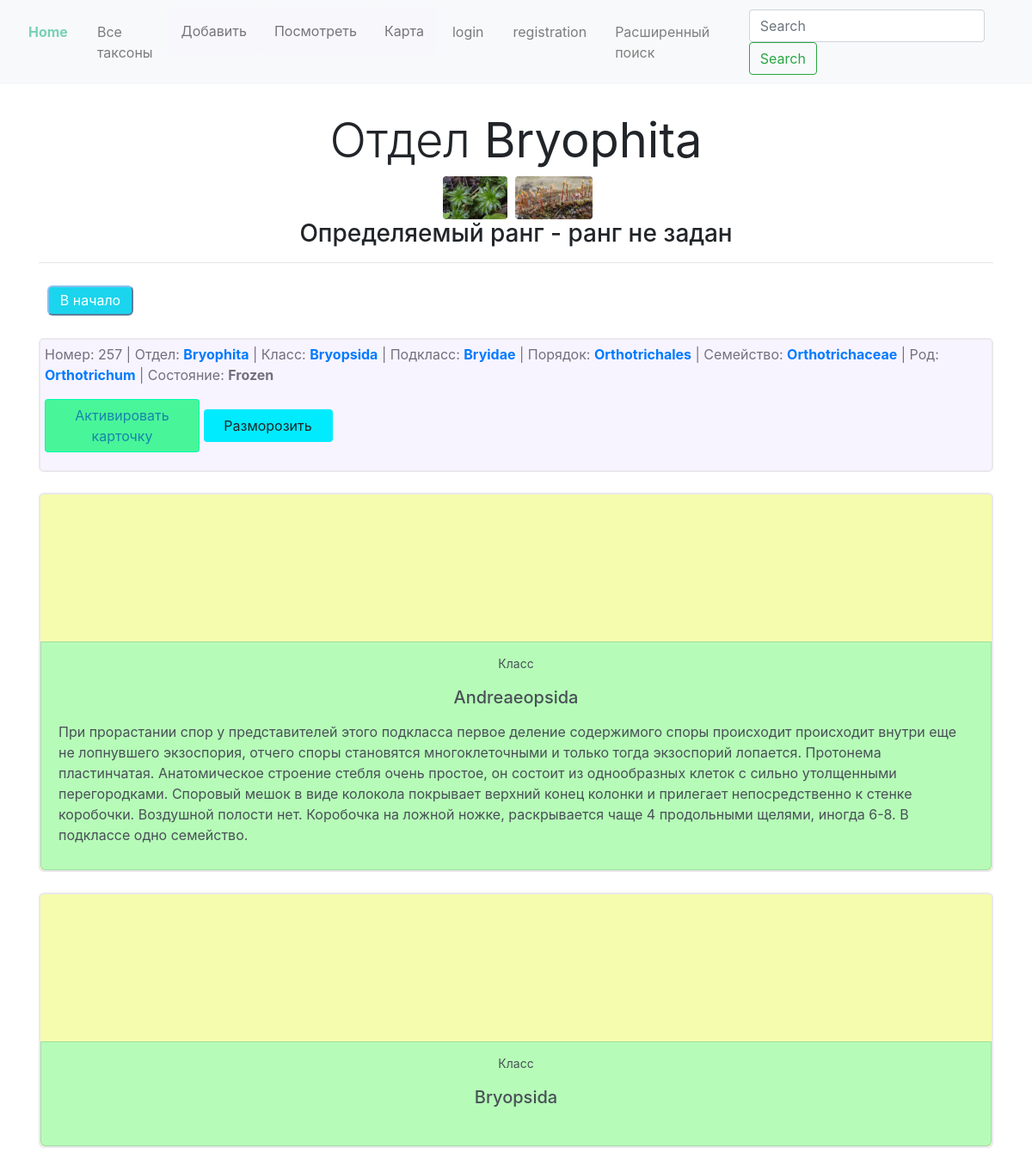
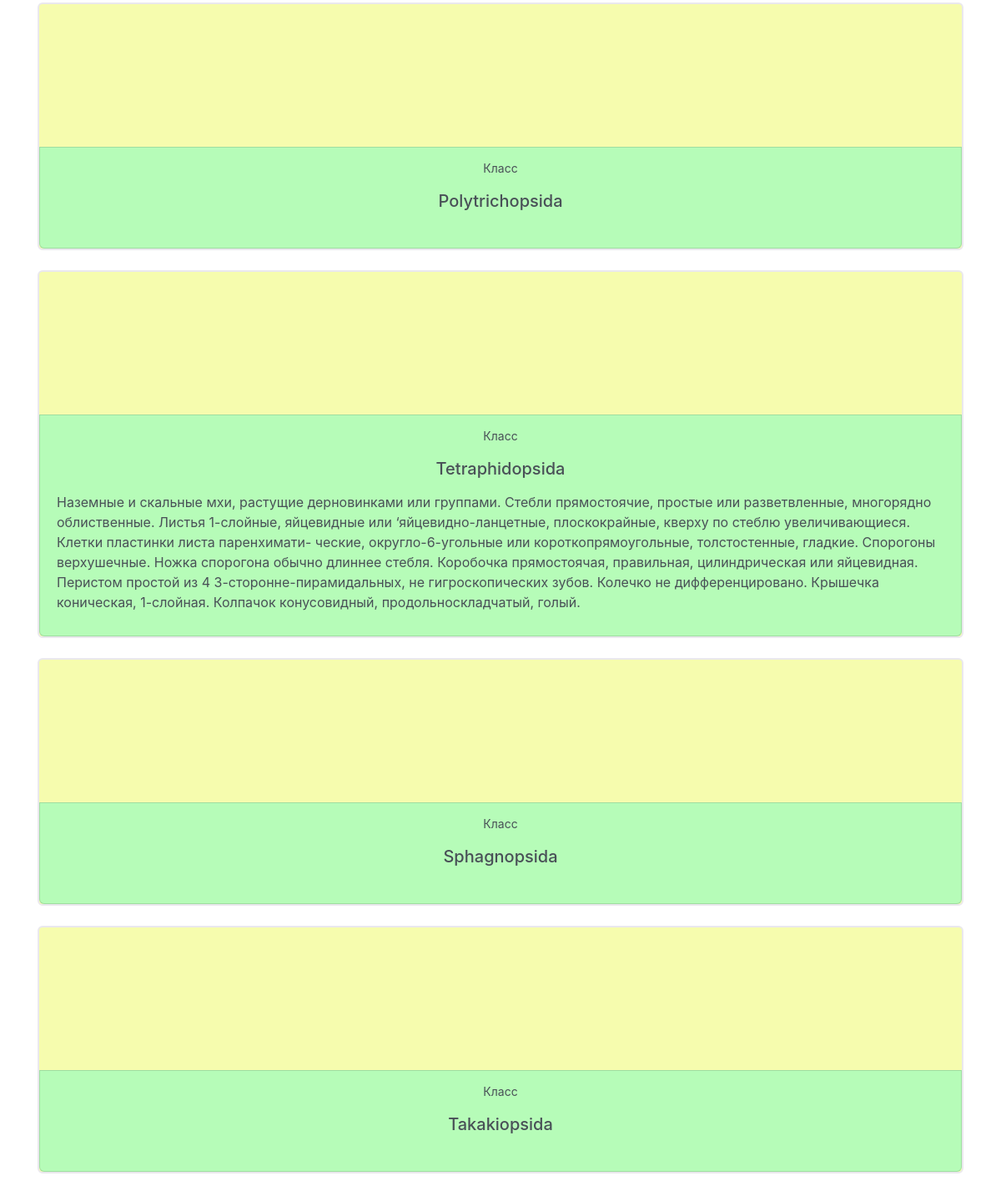
/definer/taxons_observation/Bryophita/257/, run on the app's committed database (2 pictures, top to bottom).
### moss/models.py (models this page shows, shortened)
class Division(models.Model):
	parent_taxon = models.CharField(max_length=50, default='Plantae')
	name = models.CharField(max_length=60)
	description = models.TextField(blank=True)
	definer_description = models.TextField(blank=True)
	date = models.DateTimeField(auto_now_add=True)
	img = models.ImageField(blank=True, null=True)
	creator = models.ForeignKey(User, on_delete=models.SET_NULL, blank=True, null=True)
	tax = models.ForeignKey(Taxa, on_delete=models.SET_NULL, blank=True, null=True)
	class Meta:
		verbose_name_plural = 'Divisions'

class DivisionImages(models.Model):
	taxon = models.ForeignKey(Division, on_delete=models.CASCADE, blank=True, null=True)
	image = models.ImageField(upload_to='division', null=True)

class Class(models.Model):
	parent_taxon = models.ForeignKey(Division, on_delete=models.CASCADE, blank=True, null=True)
	name = models.CharField(max_length=60)
	description = models.TextField(blank=True)
	definer_description = models.TextField(blank=True)
	date = models.DateTimeField(auto_now_add=True)
	img = models.ImageField(blank=True, null=True)
	creator = models.ForeignKey(User, on_delete=models.SET_NULL, blank=True, null=True)
	tax = models.ForeignKey(Taxa, on_delete=models.SET_NULL, blank=True, null=True)
	class Meta:
		verbose_name_plural = 'Classes'

### definer/models.py (models this page shows)
class Taxa(models.Model):
	name = models.CharField(max_length=150) #на русском
	identifier = models.CharField(max_length=150, null=True) #на английском
	def __str__(self):
		return self.name

class TaxonSearch(models.Model):
	division =  models.CharField(max_length=150, blank=True)
	moss_class = models.CharField(max_length=150, blank=True)
	subclass = models.CharField(max_length=150, blank=True)
	order = models.CharField(max_length=150, blank=True)
	family = models.CharField(max_length=150, blank=True)
	genus = models.CharField(max_length=150, blank=True)
	species = models.CharField(max_length=150, blank=True)
	activation_vars = (
		('Act', 'Act'),
		('Deact', 'Deact'),
		('Frozen', 'Frozen')
		)
	activation = models.CharField(max_length=30, choices=activation_vars, default='Act', blank=True)

### definer/views.py (the view)
# urls.py: path('taxons_observation/<str:taxon_name>/<int:card_id>/', views.taxons_observation, name='taxons_observation'),
def taxons_observation(request, taxon_name, card_id):
	obj = TaxonFinder(name=taxon_name)
	taxon = obj.taxon_object()  #нахождение объекта среди всех используемых для создания мхов моделей
	taxon_bounds = obj.taxon_bounds() #связи объекта с имеющими его в качестве ForeignKey объектами
	images = obj.taxon_images() #связанные с ним изображения
	model = obj.taxon_model().__name__ #название модели объекта, для использования его при выборе
	try:
		tax_name = str(taxon_bounds.tax).lower()
		if taxon_bounds.tax == None:
			tax_name = 'ранг не задан'
	except:
		tax_name = 'ранг не задан'
	card = TaxonSearch.objects.get(id=card_id)
	if card.activation == 'Act':
		act_button = 'Убрать карточку'
		button_name = 'Заморозить'
	elif card.activation == 'Deact':
		act_button = 'Активировать карточку'
		button_name = 'Заморозить'
	elif card.activation == 'Frozen':
		act_button = 'Активировать карточку'
		button_name = 'Разморозить'
	context = {'taxon': taxon, 'taxon_bounds': taxon_bounds, 'images': images,
	'card': card, 'model': model, 'tax_name': tax_name, 'button_name': button_name, 'act_button': act_button}
	return render(request, 'definer_unitaxon.html', context)

### moss/functions.py (called while the page is built)
	def taxon_object(self):
		for tax in self.taxons_list:
			try:
				taxon = tax.objects.get(name=self.name)
				return taxon
			except:
				pass

	def taxon_model(self):
		for tax in self.taxons_list:
			try:
				taxon = tax.objects.get(name=self.name)
				return tax
			except:
				pass

	def taxon_bounds(self):
		for tax in self.taxons_list:
			try:
				taxon = tax.objects.get(name=self.name)
				list_of_obj = []
				for tax in self.taxons_list:
					try:
						class_objects = tax.objects.all()
						for obj in class_objects:
							if obj.parent_taxon == taxon:
								list_of_obj.append(obj)
							else:
								pass
					except:
						pass
				return list_of_obj
			except:
				pass

	def taxon_images(self):
		taxon = None
		for tax in self.taxons_list:
			try:
				taxon = tax.objects.get(name=self.name)
			except:
				pass
		for img in self.images_list:
			try:
				image = img.objects.select_related().filter(taxon=taxon)
				return image
			except:
				pass

### definer/templates/definer_unitaxon.html (shortened to what this page needs)
{% extends 'base.html' %}
{% load static %}
{% block content %}
<h2 align='center' class='display-4'>{{taxon.tax}} <strong>{{taxon.name}}</strong></h2>
  {% if taxon %}
		<div align=center>
		{% for img in images %}
			{% if img.taxon == taxon %}
				<a href="{{img.image.url}}"><img height=50 alt='' class="rounded float-center" src='{{img.image.url}}'></a>
			{% endif %}
		{% endfor %}
		{% endif %}
		</div>
<h3 align='center' class='display-7'>Определяемый ранг - {{tax_name}}</h3>
<hr>
<p><a href="{% url 'definer:definer_starter' %}"><button style="margin: 10px" class='back_btn' name='submit'>В начало</button></a></p>
{% if card %}
<div class='card_div'>
		Номер: {{card.id}}
		{% if card.division %}
		 | Отдел: <a href="{% url 'definer:taxons_observation' card.division card.id %}"><b>{{card.division}}</b></a>
		{% endif %}
		{% if card.moss_class %}
		 | Класс: <a href="{% url 'definer:taxons_observation' card.moss_class card.id %}"><b>{{card.moss_class}}</b></a>
		 {% endif %}
		{% if card.subclass %}
		 | Подкласс: <a href="{% url 'definer:taxons_observation' card.subclass card.id %}"><b>{{card.subclass}}</b></a>
		{% endif %}
		{% if card.order %}
		 | Порядок: <a href="{% url 'definer:taxons_observation' card.order card.id %}"><b>{{card.order}}</b></a>
		{% endif %}
		{% if card.family %}
		 | Семейство: <a href="{% url 'definer:taxons_observation' card.family card.id %}"><b>{{card.family}}</b></a>
		{% endif %}
		{% if card.genus %}
		 | Род: <a href="{% url 'definer:taxons_observation' card.genus card.id %}"><b>{{card.genus}}</b></a>
		{% endif %}
		 | Состояние: <b>{{card.activation}}</b>
<p>
		 <form action="{% url 'definer:activation_in_unitaxon' taxon.name card.id %}" method='post' style="display:inline-block;">
			<button style="background: #00FEAD; color: #1686ab; width: 180px; " class='btn change_act' name='submit'>{{act_button}}</button>
		</form>
		<form action="{% url 'definer:card_freezing' taxon.name card.id %}" method='post' style="display:inline-block;">
			<button style='background: #00EBFE; width:150px;' class='btn third' name='submit'>{{button_name}}</button>
		</form>
</p>
</div>
<br>
{% endif %}
<div class='list-group'>
  {% if taxon %}
		{% if taxon_bounds %}
		{% for taxon in taxon_bounds %}
		<div style="border: 2px solid #eae8ed; background-color: #f6fcae; border-radius: 6px">
			<p style='text-align: center; height: 155px; padding: 10px;'>
			</p>
		<a style='background-color: #b6fcb8;' href="{% url 'definer:definer_unitaxon' taxon.name %}" class="list-group-item list-group-item-action flex-column align-items-start">
			<div align=center><p><small>{{taxon.tax}}</small></p>
			 <h5 class="mb-3">{{taxon.name}}</h5>
			</div>
			 <div class="d-flex w-100 justify-content-between">
			 <p class="mb-3">{{taxon.definer_description}}</p>
			</div>
		</a>
		</div>
		<br>
		{% endfor %}
		{% endif %}
  {% endif %}
</div>
{% endblock %}

### data on the page
Division: tax "Отдел", name "Bryophita"
DivisionImages: image (picture)
DivisionImages: image (picture)
TaxonSearch: id "257", division "Bryophita", moss_class "Bryopsida", subclass "Bryidae", order "Orthotrichales", family "Orthotrichaceae", genus "Orthotrichum", activation "Frozen"
Class: tax "Класс", name "Andreaeopsida", definer_description "При прорастании спор у представителей этого подкласса первое деление содержимого споры происходит происходит внутри еще не лопнувшего экзоспория, отчего споры становятся многоклеточными и только тогда экзоспорий лопается. Протонема пластинчатая. Анатомическое строение стебля очень простое, он состоит из однообразных клеток с сильно утолщенными перегородками. Споровый мешок в виде колокола покрывает верхний конец колонки и прилегает непосредственно к стенке коробочки. Воздушной полости нет. Коробочка на ложной ножке, раскрывается чаще 4 продольными щелями, иногда 6-8. В подклассе одно семейство."
Class: tax "Класс", name "Bryopsida"
Class: tax "Класс", name "Polytrichopsida"
Class: tax "Класс", name "Tetraphidopsida", definer_description "Наземные и скальные мхи, растущие дерновинками или группами. Стебли прямостоячие, простые или разветвленные, многорядно облиственные. Листья 1-слойные, яйцевидные или ‘яйцевидно-ланцетные, плоскокрайные, кверху по стеблю увеличивающиеся. Клетки пластинки листа паренхимати- ческие, округло-6-угольные или короткопрямоугольные, толстостенные, гладкие. Спорогоны верхушечные. Ножка спорогона обычно длиннее стебля. Коробочка прямостоячая, правильная, цилиндрическая или яйцевидная. Перистом простой из 4 3-сторонне-пирамидальных, не гигроскопических зубов. Колечко не дифференцировано. Крышечка коническая, 1-слойная. Колпачок конусовидный, продольноскладчатый, голый."
Class: tax "Класс", name "Sphagnopsida"
Class: tax "Класс", name "Takakiopsida"

### other printed values
{{ tax_name }} "ранг не задан"
{{ act_button }} "Активировать карточку"
{{ button_name }} "Разморозить"
